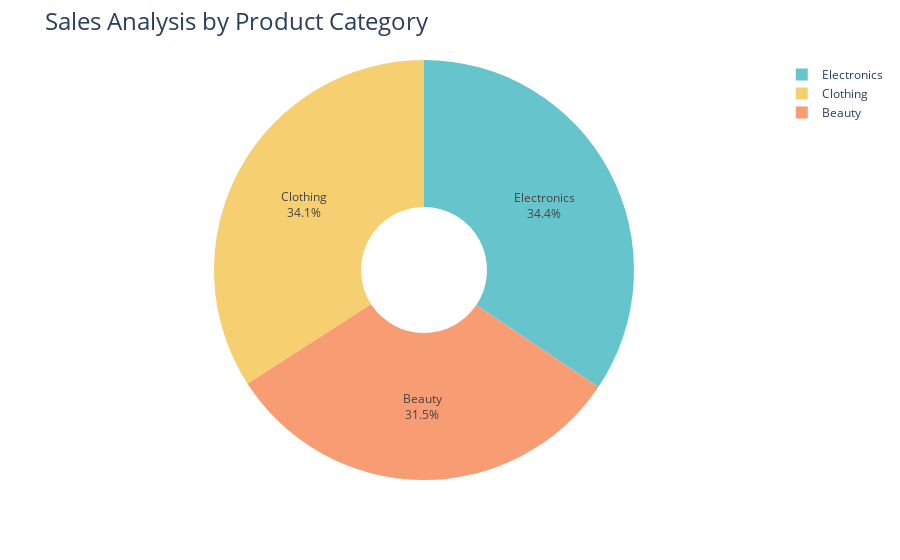

The notebook cell saved with this chart:
### Code cell
fig = px.pie(sales_by_category,
             values = 'Total Amount',
             names = 'Product Category',
             hole = 0.3,
             color_discrete_sequence = px.colors.qualitative.Pastel)
fig.update_traces(textposition = 'inside', textinfo = 'percent+label')
fig.update_layout(title_text = 'Sales Analysis by Product Category',
                  title_font = dict(size = 24))

### Figure 1 — Plotly figure (JSON) as saved in the notebook; plotly's stock layout.template omitted (floating-point values rounded to 4 significant figures)
{"data": [{"domain": {"x": [0, 1], "y": [0, 1]}, "hole": 0.3, "hovertemplate": "Product Category=%{label}<br>Total Amount=%{value}<extra></extra>", "labels": ["Beauty", "Clothing", "Electronics"], "legendgroup": "", "name": "", "showlegend": true, "textinfo": "percent+label", "textposition": "inside", "type": "pie", "values": [143515, 155580, 156905]}], "layout": {"legend": {"tracegroupgap": 0}, "margin": {"t": 60}, "piecolorway": ["rgb(102, 197, 204)", "rgb(246, 207, 113)", "rgb(248, 156, 116)", "rgb(220, 176, 242)", "rgb(135, 197, 95)", "rgb(158, 185, 243)", "rgb(254, 136, 177)", "rgb(201, 219, 116)", "rgb(139, 224, 164)", "rgb(180, 151, 231)", "rgb(179, 179, 179)"], "title": {"font": {"size": 24}, "text": "Sales Analysis by Product Category"}}}
